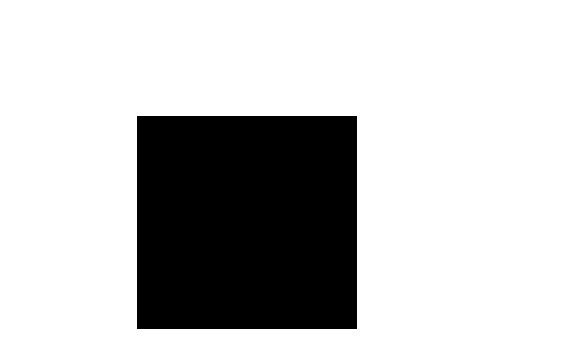
#> input picture python/data/rect1.jpg, 575 x 353 px, found by its file name
$ python 0604.py   (older library calls are emulated)
#> lines starting #> are read from the running program, lines starting #| are printed output that depends on the picture; after the words box and inside, x2 and y2 are one past the last pixel; in counts of white or black regions, pixels touching at a corner belong together; long printed decimals are rounded
# 0604.py
import cv2
import numpy as np
from   matplotlib import pyplot as plt

src = cv2.imread('python/data/rect1.jpg', cv2.IMREAD_GRAYSCALE)
#> src is the input picture: shape (353, 575); min 0, max 255, mean 196.1
##src = cv2.imread('./data/line.png', cv2.IMREAD_GRAYSCALE)
cv2.imshow('src',  src)

#1
gx = cv2.Sobel(src, cv2.CV_32F, 1, 0, ksize = 3)
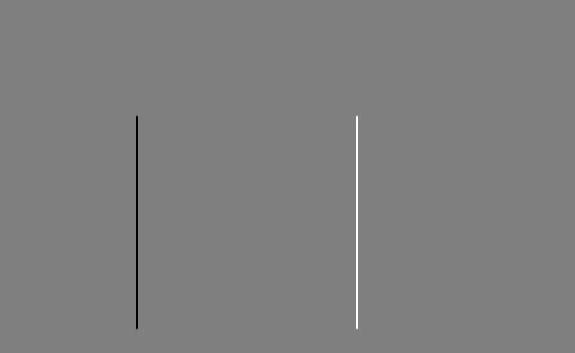
#> gx: shape (353, 575) float32; min -1016, max 1011, mean 0; drawn with min black and max white
gy = cv2.Sobel(src, cv2.CV_32F, 0, 1, ksize = 3)

mag, angle = cv2.cartToPolar(gx, gy, angleInDegrees=True)
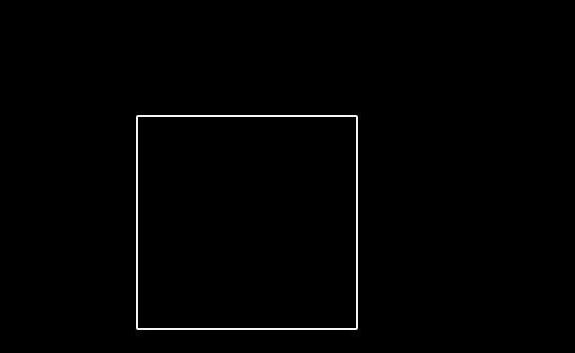
#> mag: shape (353, 575) float32; min 0, max 1049.7, mean 8.7; drawn with min black and max white
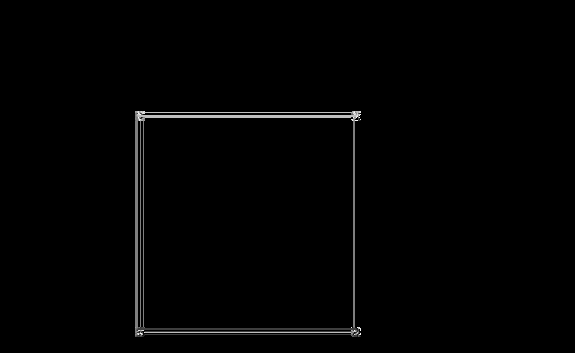
#> angle: shape (353, 575) float32; min 0, max 359.9, mean 3.4; drawn with min black and max white
minVal, maxVal, minLoc, maxLoc = cv2.minMaxLoc(angle)
#> minVal = 0; maxVal = 359.9; minLoc = (0, 0); maxLoc = (357, 120)
print('angle:', minVal, maxVal, minLoc, maxLoc)
#| angle: 0.0 359.885 (0, 0) (357, 120)

#2
ret, edge = cv2.threshold(mag, 100, 255, cv2.THRESH_BINARY)
#> edge: shape (353, 575) float32; 0.85% white in thin lines or dots, all inside (x1, y1, x2, y2) = (136, 115, 358, 330)
edge = edge.astype(np.uint8)
cv2.imshow('edge',  edge)

#3
height, width = mag.shape[:2]
#> height = 353; width = 575
angleM = np.full((height,width, 3), (255, 255, 255), dtype= np.uint8)
for y in range(height):
    for x in range(width):
        if edge[y, x] != 0: # if mag[y, x] > 100: # edge
            if angle[y, x] ==   0:
                angleM[y, x] =  (0, 0, 255)   # red
            elif angle[y, x] == 90:
                 angleM[y, x] = (0, 255, 0)   # green
            elif angle[y, x] ==180:
                 angleM[y, x] = (255, 0, 0)   # blue
            elif angle[y, x] ==270:
                 angleM[y, x] = (0, 255, 255) # yellow
            else:
                angleM[y, x] =  (128, 128, 128) # gray
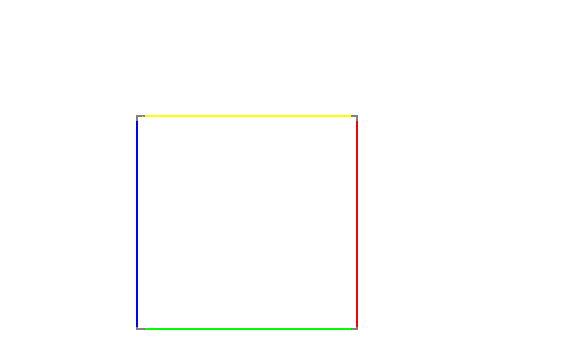
#> angleM: shape (353, 575, 3); mean of channels 0, 1, 2 253.4, 253.9, 253.9; drawn as B, G, R
cv2.imshow('angleM',  angleM)
##cv2.waitKey()
##cv2.destroyAllWindows()

#4
hist = cv2.calcHist(images=[angle], channels=[0], mask=edge,
                    histSize=[360], ranges=[0, 360])
#> hist = 360 values, max 423 at index 270, min 0 at index 2, mean 4.81

hist = hist.flatten()
##plt.title('hist: binX = np.arange(360)')
plt.plot(hist, color='r')
binX = np.arange(360)
plt.bar(binX, hist, width=1, color='b')
plt.show()
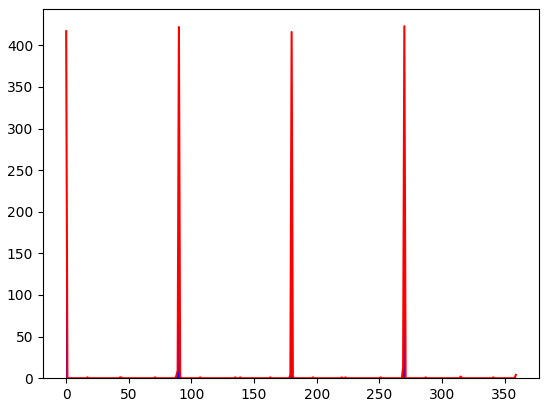
#> figure drawn by matplotlib, 1 panel; tallest bar 423 high, from x = 269.5 to 270.5; curve peaks at x = 270, y = 423

$ run again, with python/data/CornerTest.jpg copied over python/data/rect1.jpg
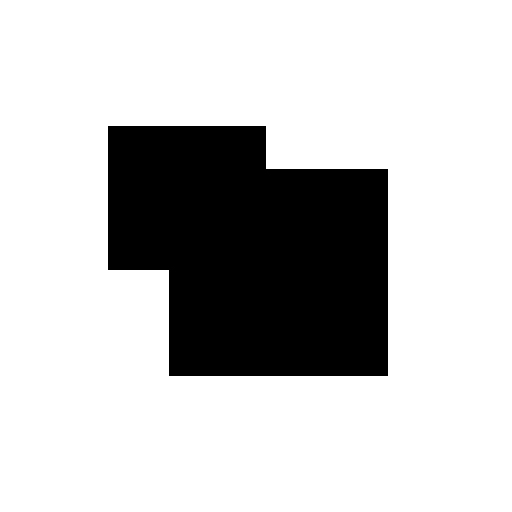
#> input picture python/data/CornerTest.jpg, 512 x 512 px, found by its file name
#> src is the input picture: shape (512, 512); min 0, max 255, mean 198.3
#> minVal = 0; maxVal = 359.9; minLoc = (0, 0); maxLoc = (388, 170)
#| angle: 0.0 359.944 (0, 0) (388, 170)
#> after the loop `for y in range(height):`:
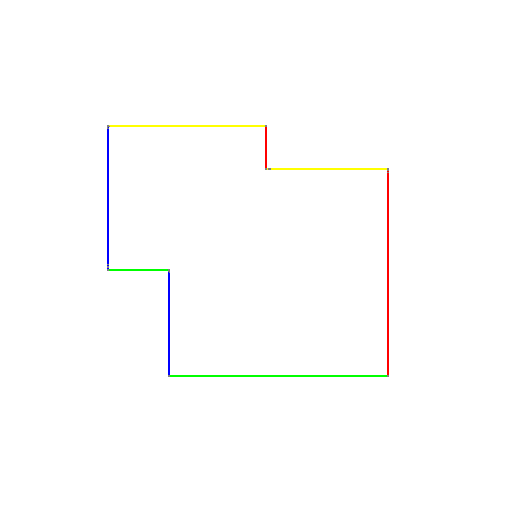
#> angleM: shape (512, 512, 3); mean of channels 0, 1, 2 253.4, 254, 254; drawn as B, G, R
#> hist = 360 values, max 552 at index 90, min 0 at index 1, mean 5.89
#> `plt.show()`:
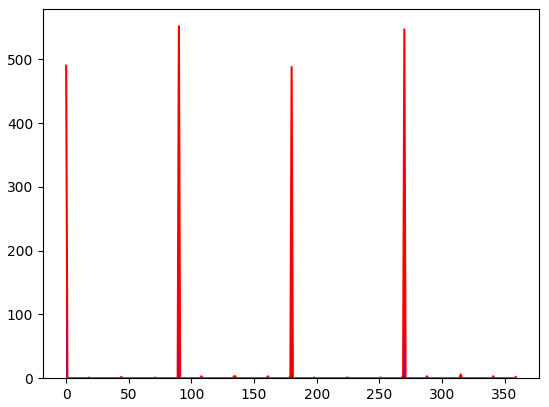
#> figure drawn by matplotlib, 1 panel; tallest bar 552 high, from x = 89.5 to 90.5; curve peaks at x = 90, y = 552
